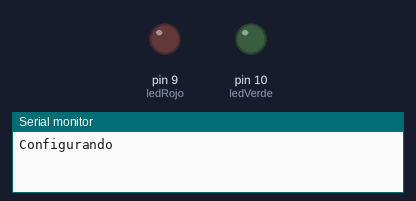
A sketch run on a simulated Arduino Uno, built with avr-gcc and run on an emulated ATmega328P. Parts: output pins drawn as LEDs (lit = HIGH), the last lines printed to the serial monitor.

Above: at 0.1 s.
At 3.5 s:
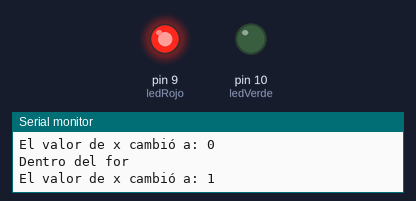
At 7.2 s:
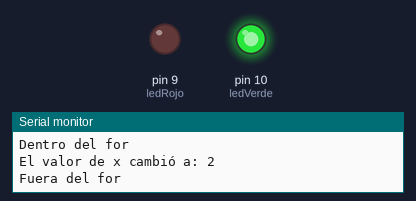
Timing chart, 0 to 8.7 s (numbered marks = the images above):
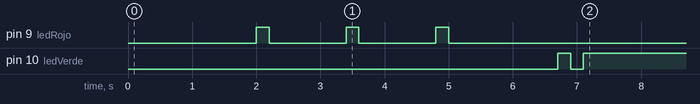

The sketch:

Funcion_for.ino
```cpp
int ledRojo=9;
int ledVerde=10;

void parpadeoRojo(){
  analogWrite(ledRojo, 255);
  delay(200);
  analogWrite(ledRojo, 0);
  delay(200);
}
void parpadeoVerde(){
  analogWrite(ledVerde, 255);
  delay(200);
  analogWrite(ledVerde, 0);
  delay(200);
}

void setup() {
  Serial.begin(9600);
  Serial.println("Configurando");
  pinMode(ledRojo, OUTPUT);
  pinMode(ledVerde, OUTPUT);
  delay(1000);
  analogWrite(ledRojo, 0);
  analogWrite(ledVerde, 0);
  delay(1000);


  for(int x = 0; x < 3 ; x++){
    Serial.println("Dentro del for");
    Serial.print("El valor de x cambió a: ");
    Serial.println(x);
    parpadeoRojo();
    delay(1000);


  }
    Serial.println("Fuera del for");//Cuando ya no se cumple lo que
    //está dentro del for pasa a esta parte del código.
    delay(500);
    parpadeoVerde();
    analogWrite(ledRojo, 0);//Se apaga ledRojo al salir del for.
    analogWrite(ledVerde, 255);//Se enciende ledVerde al salir del for.


}

void loop() {
  /*analogWrite(ledRojo, 255);
  analogWrite(ledVerde, 255);
  delay(1000);
  analogWrite(ledRojo, 100);
  analogWrite(ledVerde, 100);
  delay(1000);
  analogWrite(ledRojo, 50);
  analogWrite(ledVerde, 50);
  delay(1000);
  analogWrite(ledRojo, 25);
  analogWrite(ledVerde, 25);
  delay(1000);
  */
}
```
